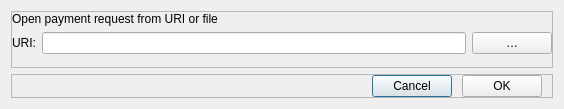
<?xml version="1.0" encoding="UTF-8"?>
<ui version="4.0">
 <class>OpenURIDialog</class>
 <widget class="QDialog" name="OpenURIDialog">
  <property name="geometry">
   <rect>
    <x>0</x>
    <y>0</y>
    <width>564</width>
    <height>109</height>
   </rect>
  </property>
  <property name="windowTitle">
   <string>Open URI</string>
  </property>
  <layout class="QVBoxLayout" name="verticalLayout">
   <item>
    <widget class="QFrame" name="frame">
     <property name="minimumSize">
      <size>
       <width>0</width>
       <height>0</height>
      </size>
     </property>
     <property name="frameShape">
      <enum>QFrame::StyledPanel</enum>
     </property>
     <property name="frameShadow">
      <enum>QFrame::Raised</enum>
     </property>
     <layout class="QVBoxLayout" name="verticalLayout_2">
      <property name="leftMargin">
       <number>0</number>
      </property>
      <property name="topMargin">
       <number>0</number>
      </property>
      <property name="rightMargin">
       <number>0</number>
      </property>
      <property name="bottomMargin">
       <number>0</number>
      </property>
      <item>
       <widget class="QLabel" name="label_2">
        <property name="text">
         <string>Open payment request from URI or file</string>
        </property>
       </widget>
      </item>
      <item>
       <layout class="QHBoxLayout" name="horizontalLayout">
        <item>
         <widget class="QLabel" name="label">
          <property name="text">
           <string>URI:</string>
          </property>
         </widget>
        </item>
        <item>
         <widget class="QValidatedLineEdit" name="uriEdit"/>
        </item>
        <item>
         <widget class="QPushButton" name="selectFileButton">
          <property name="toolTip">
           <string>Select payment request file</string>
          </property>
          <property name="text">
           <string notr="true">…</string>
          </property>
          <property name="autoDefault">
           <bool>false</bool>
          </property>
         </widget>
        </item>
       </layout>
      </item>
      <item>
       <spacer name="verticalSpacer">
        <property name="orientation">
         <enum>Qt::Vertical</enum>
        </property>
        <property name="sizeHint" stdset="0">
         <size>
          <width>20</width>
          <height>40</height>
         </size>
        </property>
       </spacer>
      </item>
     </layout>
    </widget>
   </item>
   <item>
    <widget class="QFrame" name="frame_2">
     <property name="frameShape">
      <enum>QFrame::StyledPanel</enum>
     </property>
     <property name="frameShadow">
      <enum>QFrame::Raised</enum>
     </property>
     <layout class="QHBoxLayout" name="horizontalLayout_2">
      <property name="spacing">
       <number>10</number>
      </property>
      <property name="leftMargin">
       <number>0</number>
      </property>
      <property name="topMargin">
       <number>0</number>
      </property>
      <property name="rightMargin">
       <number>10</number>
      </property>
      <property name="bottomMargin">
       <number>0</number>
      </property>
      <item>
       <spacer name="horizontalSpacer">
        <property name="orientation">
         <enum>Qt::Horizontal</enum>
        </property>
        <property name="sizeHint" stdset="0">
         <size>
          <width>361</width>
          <height>20</height>
         </size>
        </property>
       </spacer>
      </item>
      <item>
       <widget class="QPushButton" name="pushButton">
        <property name="text">
         <string>Cancel</string>
        </property>
       </widget>
      </item>
      <item>
       <widget class="QPushButton" name="pushButton_2">
        <property name="text">
         <string>OK</string>
        </property>
       </widget>
      </item>
     </layout>
    </widget>
   </item>
  </layout>
 </widget>
 <customwidgets>
  <customwidget>
   <class>QValidatedLineEdit</class>
   <extends>QLineEdit</extends>
   <header>qvalidatedlineedit.h</header>
  </customwidget>
 </customwidgets>
 <resources/>
 <connections/>
</ui>
